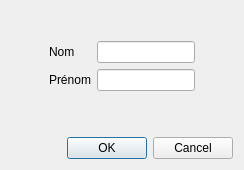
<?xml version="1.0" encoding="UTF-8"?>
<ui version="4.0">
 <class>Dialog</class>
 <widget class="QDialog" name="Dialog">
  <property name="geometry">
   <rect>
    <x>0</x>
    <y>0</y>
    <width>244</width>
    <height>170</height>
   </rect>
  </property>
  <property name="sizePolicy">
   <sizepolicy hsizetype="Preferred" vsizetype="Preferred">
    <horstretch>0</horstretch>
    <verstretch>0</verstretch>
   </sizepolicy>
  </property>
  <property name="minimumSize">
   <size>
    <width>244</width>
    <height>170</height>
   </size>
  </property>
  <property name="maximumSize">
   <size>
    <width>244</width>
    <height>170</height>
   </size>
  </property>
  <property name="windowTitle">
   <string>Nouveau bordereau</string>
  </property>
  <layout class="QVBoxLayout" name="verticalLayout">
   <item>
    <spacer name="verticalSpacer">
     <property name="orientation">
      <enum>Qt::Vertical</enum>
     </property>
     <property name="sizeHint" stdset="0">
      <size>
       <width>20</width>
       <height>23</height>
      </size>
     </property>
    </spacer>
   </item>
   <item>
    <layout class="QHBoxLayout" name="horizontalLayout_2">
     <item>
      <spacer name="horizontalSpacer">
       <property name="orientation">
        <enum>Qt::Horizontal</enum>
       </property>
       <property name="sizeHint" stdset="0">
        <size>
         <width>40</width>
         <height>20</height>
        </size>
       </property>
      </spacer>
     </item>
     <item>
      <layout class="QFormLayout" name="formLayout">
       <item row="0" column="0">
        <widget class="QLabel" name="label_nom">
         <property name="text">
          <string>Nom</string>
         </property>
        </widget>
       </item>
       <item row="0" column="1">
        <widget class="QLineEdit" name="lineEdit_nom">
         <property name="maximumSize">
          <size>
           <width>100</width>
           <height>100</height>
          </size>
         </property>
        </widget>
       </item>
       <item row="1" column="0">
        <widget class="QLabel" name="label_prenom">
         <property name="text">
          <string>Prénom</string>
         </property>
        </widget>
       </item>
       <item row="1" column="1">
        <widget class="QLineEdit" name="lineEdit_prenom">
         <property name="maximumSize">
          <size>
           <width>100</width>
           <height>100</height>
          </size>
         </property>
        </widget>
       </item>
      </layout>
     </item>
     <item>
      <spacer name="horizontalSpacer_2">
       <property name="orientation">
        <enum>Qt::Horizontal</enum>
       </property>
       <property name="sizeHint" stdset="0">
        <size>
         <width>40</width>
         <height>20</height>
        </size>
       </property>
      </spacer>
     </item>
    </layout>
   </item>
   <item>
    <spacer name="verticalSpacer_2">
     <property name="orientation">
      <enum>Qt::Vertical</enum>
     </property>
     <property name="sizeHint" stdset="0">
      <size>
       <width>20</width>
       <height>40</height>
      </size>
     </property>
    </spacer>
   </item>
   <item>
    <widget class="QDialogButtonBox" name="buttonBox">
     <property name="standardButtons">
      <set>QDialogButtonBox::Cancel|QDialogButtonBox::Ok</set>
     </property>
    </widget>
   </item>
  </layout>
 </widget>
 <resources/>
 <connections/>
</ui>
